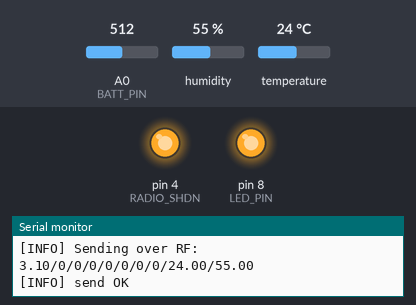
Recording of a sketch running on a simulated Arduino Uno, built with avr-gcc and run on an emulated ATmega328P. Parts: output pins drawn as LEDs (lit = HIGH), the last lines printed to the serial monitor. The test bench sets the inputs (shaded band); at power-on: A0 (BATT_PIN) = 512, humidity 55 %, temperature 24 °C. No radio packets arrive unless stated.

Above: at 3.27 s.
At 63.8 s:
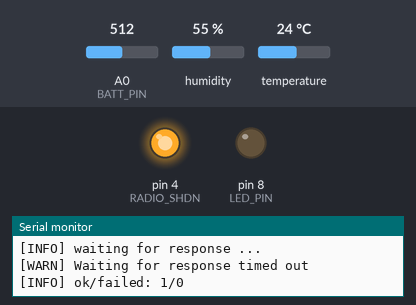
Timing chart, 0 to 130.0 s (numbered marks = the images above):
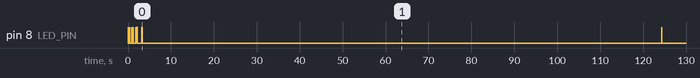

The sketch:

rf22_sensor.ino
```cpp
// external libraries
#include <avr/wdt.h>
#include <DallasTemperature.h>
#include <RHReliableDatagram.h>
#include <LowPower.h>
#include <OneWire.h>
#if defined DRIVER_RF22
#include <RH_RF22.h>
#elif defined DRIVER_RF95
#include <RH_RF95.h>
#endif
#include <SPI.h>

//#define RAM_DEBUG

// project includes
#include "utils/utils.h"
#include "utils/Measurement.h"
#include "utils/Config.h"
#include "Streaming.h"

#if defined DRIVER_RF22
RH_RF22 radioDriver;
#elif defined DRIVER_RF95
RH_RF95 radioDriver;
#endif

RHReliableDatagram radio(radioDriver, CLIENT_ADDRESS);
Measurement measurement;
uint8_t outBuffer[MAX_MESSAGE_LEN];
uint8_t inBuffer[MAX_MESSAGE_LEN];
unsigned long sentOk = 0;
unsigned long sentFailed = 0;
int sentFailedPower = 0;
uint8_t sleepCycles = DEFAULT_SLEEP_CYCLES;

Config *config;

// ********************
// *** DECLARATIONS ***
// ********************
void measure(MeasurementType type) {
    measurement.doMeasure(type);
}

void printStat() {
	Serial << INFO_HEADER << F("ok/failed: ") << sentOk << "/" << sentFailed << endl;
}

void sendRF(String message) {
	radioDriver.setModeIdle();
    Serial << INFO_HEADER << F("Sending over RF: ") << message << endl;

    if (message.length() < MAX_MESSAGE_LEN) {
        strcpy((char *) outBuffer, (const char*) message.c_str());
    } else {
        Serial << ERROR_HEADER << F("Sending over RF failed - message too long!") << endl;
        return;
    }

    if (radio.sendtoWait(outBuffer, sizeof(outBuffer), SERVER_ADDRESS)) {
        sentOk++;
        Serial << INFO_HEADER << F("send OK") << endl;
        goodBlink();

        Serial << INFO_HEADER << F("waiting for response ...") << endl;

        uint8_t len = sizeof(inBuffer);
        uint8_t from;
        if (radio.recvfromAckTimeout(inBuffer, &len, 800, &from)) {
        	Serial << INFO_HEADER << F("Response received.") << endl;

        	sleepCycles = config->getTxPeriod();
        	sleepCycles = sleepCycles > MAX_SLEEP_CYCLES ? MAX_SLEEP_CYCLES : sleepCycles;
        	sleepCycles = sleepCycles < 1 ? 1 : sleepCycles;
        	Serial << INFO_HEADER << F("Setting sleepCycles to: ") << sleepCycles << endl;

        	uint8_t power = config->getTxPower();
        	// limit settings
#ifdef DRIVER_RF22
        	power = power > RH_RF22_TXPOW_20DBM ? RH_RF22_TXPOW_20DBM : power;
#elif defined DRIVER_RF95
        	power = power > 25 ? 25 : power;
#endif
        	Serial << INFO_HEADER << F("Setting txPower to: ") << power << endl;
        	radioDriver.setTxPower(power);
#ifdef RAM_DEBUG
        	Serial << freeRam() << endl;
#endif
        } else {
        	Serial << WARN_HEADER << F("Waiting for response timed out") << endl;
        }

    } else {
        sentFailed++;
        sentFailedPower++;
        if (sentFailedPower > SENT_FAILED_THRESHOLD) {
        	Serial << WARN_HEADER << F("sentFailedPower > ") << SENT_FAILED_THRESHOLD << endl;
        	Serial << WARN_HEADER << F("setting power to default: ") << DEFAULT_TX_POW << endl;
        	radioDriver.setTxPower(DEFAULT_TX_POW);
        	sentFailedPower = 0;
        }
        Serial << WARN_HEADER << F("send FAILED") << endl;
        badBlink();
#ifdef RAM_DEBUG
        Serial << freeRam() << endl;
#endif
    }
#ifdef RAM_DEBUG
    Serial << freeRam() << endl;
#endif
    radioDriver.sleep();
}

void sendRFStat() {
	String message;
	message = String(MQTT_STAT_OK_TOPIC) + " ";
	message += sentOk;
	sendRF(message);

	message = String(MQTT_STAT_ERR_TOPIC) + " ";
	message += sentFailed;
	sendRF(message);
}

void doAndSendAllMeasurements() {
	Serial << F("-----") << endl;

#ifdef DS18B20_ENABLED
	if (dsOk) {
		measure(MeasurementType::dsTemp);
		wdt_reset();
	}
#endif
#ifdef DHT22_ENABLED
	if (dhOk) {
		measure(MeasurementType::dhTemp);
		wdt_reset();
		measure(MeasurementType::dhHum);
		wdt_reset();
	}
#endif
#ifdef SHT_ENABLED
	if (shtOk) {
		measure(MeasurementType::shtTemp);
		wdt_reset();
		measure(MeasurementType::shtHum);
		wdt_reset();
	}
#endif
#ifdef HTU21D_ENABLED
	measure(MeasurementType::htuTemp);
	wdt_reset();
	measure(MeasurementType::htuHum);
	wdt_reset();
#endif
	measure(MeasurementType::battVoltage);
	wdt_reset();

	String measurementContent =
#if defined BATT_PIN
			String(measurement.getBattVoltage()) + "/" +
#else
			"0/" +
#endif
			String(sentOk) + "/" +
			String(sentFailed) + "/" +
#ifdef DS18B20_ENABLED
			String(measurement.getDsTemp()) + "/" +
#else
			"0/" +
#endif
#ifdef DHT22_ENABLED
			String(measurement.getDhTemp()) + "/" +
			String(measurement.getDhHum()) + "/" +
#else
			"0/0/" +
#endif
#ifdef SHT_ENABLED
			String(measurement.getShtTemp()) + "/" +
			String(measurement.getShtHum()) + "/" +
#else
			"0/0/" +
#endif
#ifdef HTU21D_ENABLED
			String(measurement.getHtuTemp()) + "/" +
			String(measurement.getHtuHum());
#else
			"0/0";
#endif

	sendRF(measurementContent);
	wdt_reset();

	printStat();
	wdt_reset();
#ifdef RAM_DEBUG
	Serial << freeRam() << endl;
#endif
	delay(100);
}

void initialSendingLoop() {
	for (int i=0; i<INITIAL_LOOP_CYCLES; i++) {
		Serial << endl << INFO_HEADER << F("Initial loop ") << i << F("/") << INITIAL_LOOP_CYCLES << endl;
		doAndSendAllMeasurements();
		delay(5000);
	}
}

// ********************
// **** EXECUTION *****
// ********************
void setup()
{
	config = new Config(inBuffer);

    Serial.begin(SERIAL_BAUD);
    Serial << endl << endl << INFO_HEADER << F("Sensor rf22 start ...") << endl;
#ifdef RAM_DEBUG
    Serial << freeRam() << endl;
#endif

    // LED
    pinMode(LED_PIN, OUTPUT);
    initBlink();

    // watchdog
    wdt_reset();
	Serial << INFO_HEADER << "enabling WDTO_8S" << endl;
	wdt_enable(WDTO_8S);

    // init measurement
    if (!measurement.begin()) {
        Serial << ERROR_HEADER << F("measurement init failed! Stopping.") << endl;
    } else {
        Serial << INFO_HEADER << F("measurement init ok ...") << endl;
    }

    // init radio
	pinMode(RADIO_SHDN, OUTPUT);
	radioOff();
	radioOn();
	delay(200);
    if (!radio.init()) {
        Serial << ERROR_HEADER << F("radio init failed! Stopping.") << endl;
        while(1);
    } else {
        Serial << INFO_HEADER << F("radio init ok ...") << endl;
    }

    radioDriver.setTxPower(DEFAULT_TX_POW);

    delay(200);
    wdt_reset();

    // initialSendingLoop();
}

void loop()
{
	wdt_reset();
	wdt_enable(WDTO_8S);
	static unsigned char sleepCounter = 0;
	if (sleepCounter%sleepCycles == 0) {
		sleepCounter = 0;
		doAndSendAllMeasurements();
	}
	sleepCounter++;

	wdt_reset();
	wdt_disable();
	LowPower.powerDown(SLEEP_8S, ADC_OFF, BOD_OFF);
}

#ifdef RAM_DEBUG
int freeRam()
{
     extern int __heap_start, *__brkval;
     int v;
     return (int)&v - (__brkval == 0 ? (int)&__heap_start : (int)__brkval);
}
#endif
```

Measurement.h
```cpp
#ifndef UTILS_MEASUREMENT_H_
#define UTILS_MEASUREMENT_H_

#include "Arduino.h"

#define ADC_BATT_CALIB        	0.00605

#define MQTT_DS_TEMPERATURE 	F("rf/0/dst")
#define MQTT_DH_TEMPERATURE 	F("rf/0/dht")
#define MQTT_DH_HUMIDITY    	F("rf/0/dhh")
#define MQTT_SHT_TEMPERATURE 	F("rf/0/sht")
#define MQTT_SHT_HUMIDITY    	F("rf/0/shh")
#define MQTT_BAT_VOLTAGE    	F("rf/0/bat")

// DS18B20
//#define DS18B20_ENABLED
#ifdef DS18B20_ENABLED
#define DS_VCC_PIN   7
#define DS_DATA_PIN  8
#define DS_GND_PIN   9
#endif

// DHT22
//#define DHT22_ENABLED
#ifdef DHT22_ENABLED
#define DH_VCC_PIN   A2
#define DH_DATA_PIN  A4
#define DH_GND_PIN   A3
#endif

// SHT
//#define SHT_ENABLED
#ifdef SHT_ENABLED
#define SHT_VCC_PIN  A2
#define SHT_GND_PIN  A3
#endif

// HTU21D
#define HTU21D_ENABLED

// ADC
#define BATT_PIN     A0

enum MeasurementType {
    dsTemp,
    dhTemp,
    dhHum,
	shtTemp,
	shtHum,
	htuTemp,
	htuHum,
    battVoltage
};

class Measurement {
public:
    Measurement();

    bool begin();
    float doMeasure(MeasurementType measurementType);
    float getLastMeasurement(MeasurementType measurementType);
    String getMqttString(MeasurementType measurementType);

#ifdef DS18B20_ENABLED
    // DS
    float getDsTemp() {return dsTemp;}
#endif

#ifdef DHT22_ENABLED
    // DH
    float getDhTemp() {return dhTemp;}
	float getDhHum() {return dhHum;}
#endif

#ifdef SHT_ENABLED
	// SHT
	float getShtTemp() {return shtTemp;}
	float getShtHum() {return shtHum;}
#endif

#ifdef HTU21D_ENABLED
	// HTU
	float getHtuTemp() {return htuTemp;}
	float getHtuHum() {return htuHum;}
#endif

#if defined BATT_PIN
	// ADC
	float getBattVoltage() {return battVoltage;}
#endif

    virtual ~Measurement();

private:
#ifdef DS18B20_ENABLED
    // DS
    bool dsOk = false;
    float dsTemp = 0;
#endif

#ifdef DHT22_ENABLED
    // DH
    bool dhOk = false;
    float dhTemp = 0;
    float dhHum = 0;
#endif

#ifdef SHT_ENABLED
    // SHT
    bool shtOk = false;
    float shtTemp = 0;
    float shtHum = 0;
#endif

#ifdef HTU21D_ENABLED
    // HTU
    bool htuOk = false;
    float htuTemp = 0;
    float htuHum = 0;
#endif

#if defined BATT_PIN
    // ADC
    float battVoltage = 0;
#endif
};

#endif /* UTILS_MEASUREMENT_H_ */
```

utils.h
```cpp
#ifndef UTILS_UTILS_H_
#define UTILS_UTILS_H_

// ****************
// **** setup *****
// ****************

// Specify a radio driver
//#define DRIVER_RF22
#define DRIVER_RF95

#define MAX_MESSAGE_LEN     		50
#ifdef DRIVER_RF22
    #define DEFAULT_TX_POW          RH_RF22_TXPOW_17DBM
#elif defined DRIVER_RF95
    #define DEFAULT_TX_POW          10
#endif

#define SENT_FAILED_THRESHOLD		3

#define SERIAL_BAUD         		57600
#define SERVER_ADDRESS      		100
#define CLIENT_ADDRESS      		101

#define DEFAULT_SLEEP_CYCLES		15
#define INITIAL_LOOP_CYCLES			100
#define MAX_SLEEP_CYCLES			100

// ********************
// **** setup end *****
// ********************

#define ERROR_HEADER    F("[ERROR] ")
#define WARN_HEADER     F("[WARN] ")
#define INFO_HEADER     F("[INFO] ")
#define MQTT_HEADER     F("[MQTT] ")

#define RADIO_SHDN	4
#define LED_PIN			8

#define MQTT_STAT_OK_TOPIC	F("rf/0/ok")
#define MQTT_STAT_ERR_TOPIC	F("rf/0/err")

#ifdef __cplusplus
extern "C" {
#endif
void radioOn();
void radioOff();
void initBlink();
void goodBlink();
void badBlink();
#ifdef __cplusplus
}
#endif

#endif /* UTILS_UTILS_H_ */
```

Config.h
```cpp
/*
 * Config.h
 *
 *  Created on: Sep 28, 2018
 *      Author: josef
 */

#ifndef UTILS_CONFIG_H_
#define UTILS_CONFIG_H_

#include <Arduino.h>

#define VERSION 1

class Config {
public:
	Config(uint8_t *inBuf)				{ buffer = inBuf; }
	virtual ~Config() {}

	boolean checkVersion()				{ return buffer[0] == VERSION; }

	uint8_t getTxPeriod()				{ return buffer[1]; }
	void setTxPeriod(uint8_t value)		{ buffer[1] = value; }

	uint8_t getTxPower() 				{ return buffer[2]; }
	void setTxPower(uint8_t value)		{ buffer[2] = value; }

private:
	int bufferSize = 0;
	uint8_t *buffer;
};

#endif /* UTILS_CONFIG_H_ */
```
